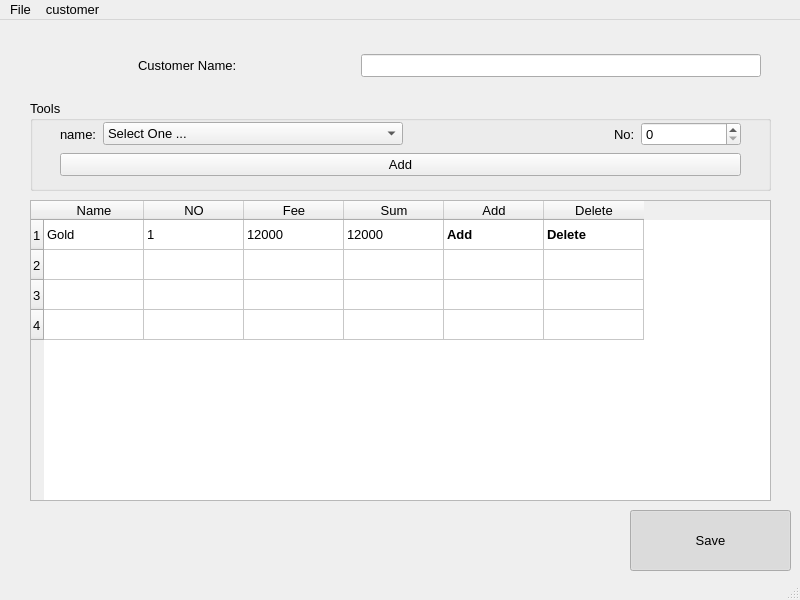
<?xml version="1.0" encoding="UTF-8"?>
<ui version="4.0">
 <class>MainWindow</class>
 <widget class="QMainWindow" name="MainWindow">
  <property name="enabled">
   <bool>true</bool>
  </property>
  <property name="geometry">
   <rect>
    <x>0</x>
    <y>0</y>
    <width>800</width>
    <height>600</height>
   </rect>
  </property>
  <property name="minimumSize">
   <size>
    <width>800</width>
    <height>600</height>
   </size>
  </property>
  <property name="maximumSize">
   <size>
    <width>800</width>
    <height>600</height>
   </size>
  </property>
  <property name="font">
   <font>
    <family>Tahoma</family>
    <pointsize>10</pointsize>
   </font>
  </property>
  <property name="windowTitle">
   <string>MainWindow</string>
  </property>
  <property name="windowIcon">
   <iconset>
    <normaloff>pic/home.png</normaloff>pic/home.png</iconset>
  </property>
  <widget class="QWidget" name="centralwidget">
   <widget class="QWidget" name="horizontalLayoutWidget">
    <property name="geometry">
     <rect>
      <x>20</x>
      <y>30</y>
      <width>741</width>
      <height>31</height>
     </rect>
    </property>
    <layout class="QHBoxLayout" name="horizontalLayout">
     <item>
      <spacer name="horizontalSpacer_2">
       <property name="orientation">
        <enum>Qt::Horizontal</enum>
       </property>
       <property name="sizeHint" stdset="0">
        <size>
         <width>40</width>
         <height>20</height>
        </size>
       </property>
      </spacer>
     </item>
     <item>
      <widget class="QLabel" name="label">
       <property name="text">
        <string>Customer Name:</string>
       </property>
      </widget>
     </item>
     <item>
      <spacer name="horizontalSpacer">
       <property name="orientation">
        <enum>Qt::Horizontal</enum>
       </property>
       <property name="sizeHint" stdset="0">
        <size>
         <width>10</width>
         <height>20</height>
        </size>
       </property>
      </spacer>
     </item>
     <item>
      <widget class="QLineEdit" name="lineEditCustomerName">
       <property name="minimumSize">
        <size>
         <width>400</width>
         <height>0</height>
        </size>
       </property>
      </widget>
     </item>
    </layout>
   </widget>
   <widget class="QGroupBox" name="groupBox">
    <property name="geometry">
     <rect>
      <x>30</x>
      <y>80</y>
      <width>741</width>
      <height>91</height>
     </rect>
    </property>
    <property name="title">
     <string>Tools</string>
    </property>
    <property name="checkable">
     <bool>false</bool>
    </property>
    <widget class="QWidget" name="layoutWidget">
     <property name="geometry">
      <rect>
       <x>30</x>
       <y>21</y>
       <width>681</width>
       <height>56</height>
      </rect>
     </property>
     <layout class="QVBoxLayout" name="verticalLayout">
      <item>
       <layout class="QHBoxLayout" name="horizontalLayout_2">
        <item>
         <widget class="QLabel" name="label_2">
          <property name="text">
           <string>name:</string>
          </property>
         </widget>
        </item>
        <item>
         <widget class="QComboBox" name="comboBoxTName">
          <property name="minimumSize">
           <size>
            <width>300</width>
            <height>0</height>
           </size>
          </property>
          <item>
           <property name="text">
            <string>Select One ...</string>
           </property>
          </item>
          <item>
           <property name="text">
            <string>Gold</string>
           </property>
          </item>
          <item>
           <property name="text">
            <string>Silver</string>
           </property>
          </item>
          <item>
           <property name="text">
            <string>Apple</string>
           </property>
          </item>
         </widget>
        </item>
        <item>
         <spacer name="horizontalSpacer_3">
          <property name="orientation">
           <enum>Qt::Horizontal</enum>
          </property>
          <property name="sizeHint" stdset="0">
           <size>
            <width>40</width>
            <height>20</height>
           </size>
          </property>
         </spacer>
        </item>
        <item>
         <widget class="QLabel" name="label_3">
          <property name="text">
           <string>No:</string>
          </property>
         </widget>
        </item>
        <item>
         <widget class="QSpinBox" name="spinBoxNo">
          <property name="minimumSize">
           <size>
            <width>100</width>
            <height>0</height>
           </size>
          </property>
         </widget>
        </item>
       </layout>
      </item>
      <item>
       <widget class="QPushButton" name="pushButtonAdd">
        <property name="text">
         <string>Add</string>
        </property>
        <property name="icon">
         <iconset>
          <normaloff>pic/Filter.png</normaloff>pic/Filter.png</iconset>
        </property>
       </widget>
      </item>
     </layout>
    </widget>
   </widget>
   <widget class="QTableWidget" name="tableWidget">
    <property name="geometry">
     <rect>
      <x>30</x>
      <y>180</y>
      <width>741</width>
      <height>301</height>
     </rect>
    </property>
    <attribute name="horizontalHeaderVisible">
     <bool>true</bool>
    </attribute>
    <attribute name="horizontalHeaderCascadingSectionResizes">
     <bool>false</bool>
    </attribute>
    <attribute name="horizontalHeaderMinimumSectionSize">
     <number>20</number>
    </attribute>
    <attribute name="horizontalHeaderDefaultSectionSize">
     <number>100</number>
    </attribute>
    <attribute name="horizontalHeaderHighlightSections">
     <bool>true</bool>
    </attribute>
    <attribute name="verticalHeaderMinimumSectionSize">
     <number>10</number>
    </attribute>
    <attribute name="verticalHeaderDefaultSectionSize">
     <number>30</number>
    </attribute>
    <row>
     <property name="text">
      <string>1</string>
     </property>
    </row>
    <row>
     <property name="text">
      <string>2</string>
     </property>
    </row>
    <row>
     <property name="text">
      <string>3</string>
     </property>
    </row>
    <row>
     <property name="text">
      <string>4</string>
     </property>
    </row>
    <column>
     <property name="text">
      <string>Name</string>
     </property>
    </column>
    <column>
     <property name="text">
      <string>NO</string>
     </property>
    </column>
    <column>
     <property name="text">
      <string>Fee</string>
     </property>
    </column>
    <column>
     <property name="text">
      <string>Sum</string>
     </property>
    </column>
    <column>
     <property name="text">
      <string>Add</string>
     </property>
    </column>
    <column>
     <property name="text">
      <string>Delete</string>
     </property>
    </column>
    <item row="0" column="0">
     <property name="text">
      <string>Gold</string>
     </property>
     <property name="flags">
      <set>NoItemFlags</set>
     </property>
    </item>
    <item row="0" column="1">
     <property name="text">
      <string>1</string>
     </property>
    </item>
    <item row="0" column="2">
     <property name="text">
      <string>12000</string>
     </property>
    </item>
    <item row="0" column="3">
     <property name="text">
      <string>12000</string>
     </property>
    </item>
    <item row="0" column="4">
     <property name="text">
      <string>Add</string>
     </property>
     <property name="font">
      <font>
       <weight>75</weight>
       <bold>true</bold>
      </font>
     </property>
     <property name="icon">
      <iconset>
       <normaloff>pic/Edit.png</normaloff>pic/Edit.png</iconset>
     </property>
     <property name="flags">
      <set>ItemIsEnabled</set>
     </property>
    </item>
    <item row="0" column="5">
     <property name="text">
      <string>Delete</string>
     </property>
     <property name="font">
      <font>
       <weight>75</weight>
       <bold>true</bold>
      </font>
     </property>
     <property name="icon">
      <iconset>
       <normaloff>pic/delete.png</normaloff>pic/delete.png</iconset>
     </property>
     <property name="flags">
      <set>ItemIsEnabled</set>
     </property>
    </item>
   </widget>
   <widget class="QPushButton" name="pushButton">
    <property name="geometry">
     <rect>
      <x>630</x>
      <y>490</y>
      <width>161</width>
      <height>61</height>
     </rect>
    </property>
    <property name="text">
     <string>Save</string>
    </property>
    <property name="icon">
     <iconset>
      <normaloff>pic/Save.png</normaloff>pic/Save.png</iconset>
    </property>
    <property name="iconSize">
     <size>
      <width>20</width>
      <height>20</height>
     </size>
    </property>
    <property name="checkable">
     <bool>true</bool>
    </property>
    <property name="checked">
     <bool>true</bool>
    </property>
   </widget>
  </widget>
  <widget class="QMenuBar" name="menubar">
   <property name="geometry">
    <rect>
     <x>0</x>
     <y>0</y>
     <width>800</width>
     <height>21</height>
    </rect>
   </property>
   <widget class="QMenu" name="menuFile">
    <property name="title">
     <string>File</string>
    </property>
    <addaction name="actionNew"/>
    <addaction name="actionOpen"/>
    <addaction name="separator"/>
    <addaction name="actionClose"/>
   </widget>
   <widget class="QMenu" name="menucustomer">
    <property name="title">
     <string>customer</string>
    </property>
    <widget class="QMenu" name="menunew">
     <property name="title">
      <string>new</string>
     </property>
     <addaction name="actionnew_Person"/>
     <addaction name="actionImport_from_file"/>
    </widget>
    <addaction name="menunew"/>
   </widget>
   <addaction name="menuFile"/>
   <addaction name="menucustomer"/>
  </widget>
  <widget class="QStatusBar" name="statusbar"/>
  <action name="actionNew">
   <property name="text">
    <string>New</string>
   </property>
  </action>
  <action name="actionOpen">
   <property name="text">
    <string>Open...</string>
   </property>
  </action>
  <action name="actionClose">
   <property name="text">
    <string>Close</string>
   </property>
  </action>
  <action name="actionnew_Person">
   <property name="text">
    <string>new Person</string>
   </property>
  </action>
  <action name="actionImport_from_file">
   <property name="text">
    <string>Import from file</string>
   </property>
  </action>
 </widget>
 <resources/>
 <connections/>
</ui>
